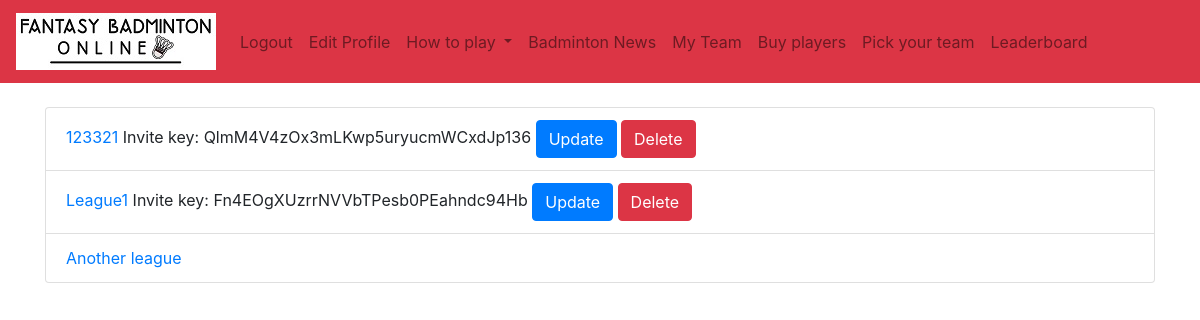
The app's page /my_team/league_list (signed in), older data.
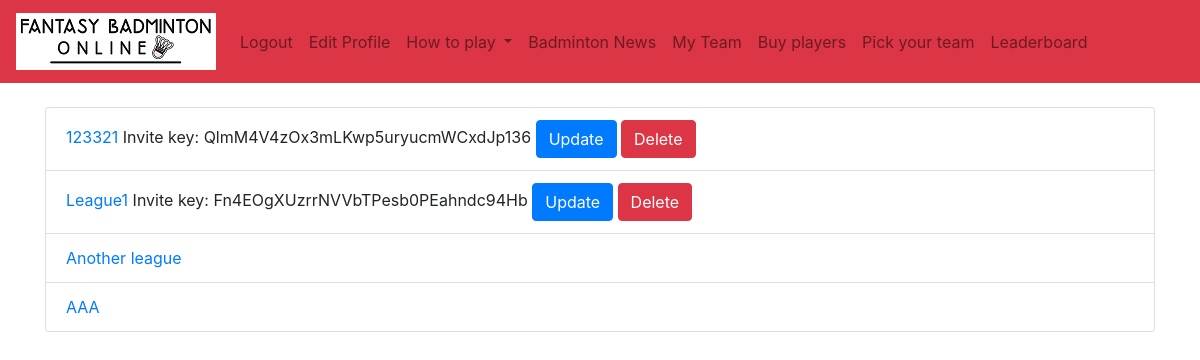
The same page, newer data.
### authenticate/models.py (models this page shows, shortened)
class League(models.Model):
	name = models.CharField(max_length=50)
	owner = models.ForeignKey(settings.AUTH_USER_MODEL,on_delete=models.CASCADE, related_name='owned_leagues')
	invite_key = models.CharField(max_length=32)
	members = models.ManyToManyField(settings.AUTH_USER_MODEL, through='UserLeagueParticipation')

### authenticate/views.py (the view)
# urls.py: path('my_team/league_list', views.LeagueList.as_view(), name='league_list'),
class LeagueList(ListView):
	model = League
	paginate_by = 20
	def get_queryset(self, **kwargs):
		user = self.request.user
		qs = super().get_queryset()
		return qs.filter(Q(owner=user) | Q(users__user=user))

### authenticate/templates/authenticate/league_list.html (shortened to what this page needs)
{% extends 'authenticate/base.html' %}
{% load static %}
{% block content %}
<ul class="list-group">
{% for league in object_list %}
    <li class="list-group-item"><a href="{% url 'main-urls:league_detail' pk=league.pk %}">{{ league.name }}</a>
	    {% if league.owner == request.user %}
		    Invite key: {{league.invite_key }}
		    <a class="btn btn-primary" href="{% url 'main-urls:update_league' pk=league.pk %}">Update</a>
		    <a href="" data-toggle="modal" data-target="#leagueModal{{ league.pk }}" class="btn btn-danger">Delete</a>
	    {% endif %}</li>
{% empty %}
    <li>No leagues yet</li>
{% endfor %}
</ul>
{% endblock %}

Row changes from the older to the newer data that the page shows:
added League: name "AAA"
